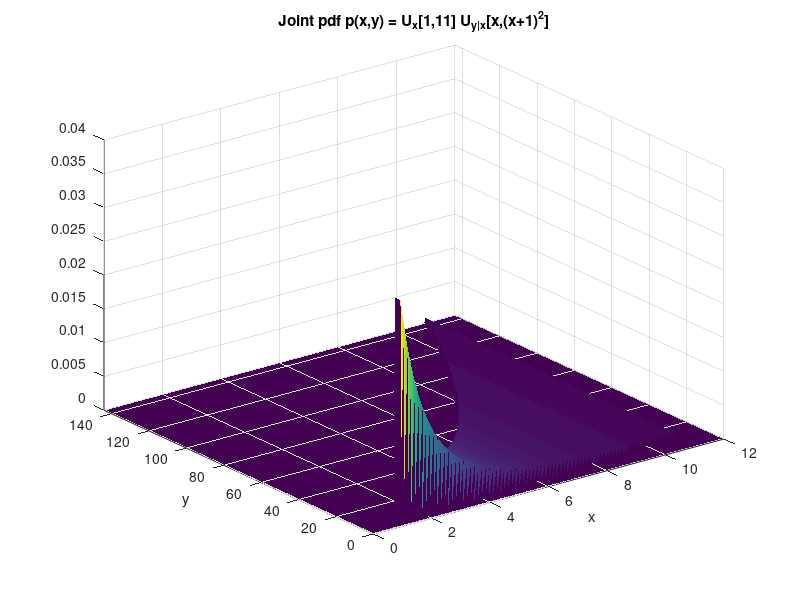
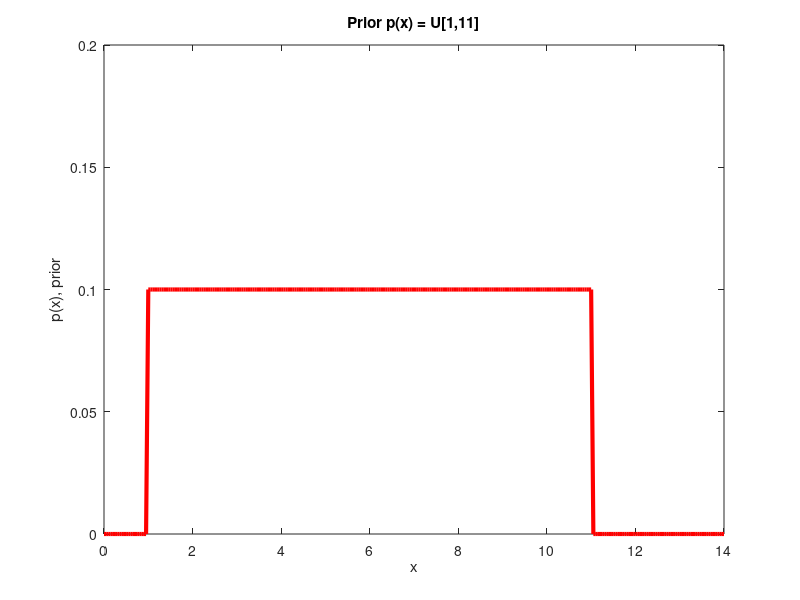
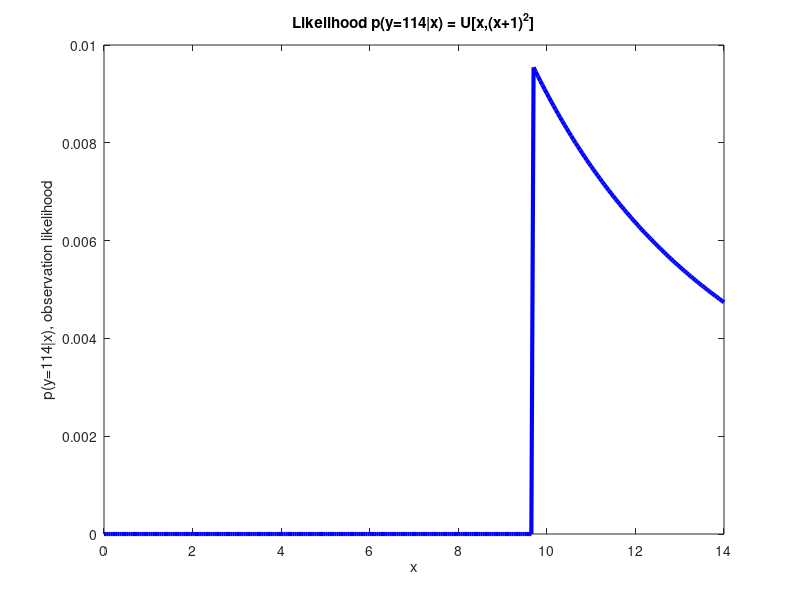
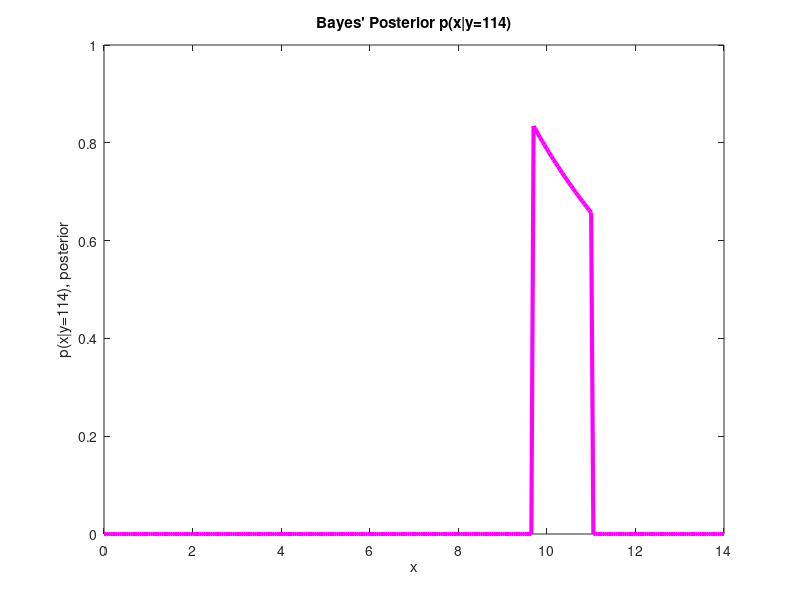

Write the MATLAB code that produced these figures, in order.
%lec14_conditionalpdfBayesRuledemo.m

clc,clear,close all

rng(300)

%% Case 1: uniform slanted slab
% xrange = 0:0.01:13;
% yrange = 0:0.01:17;
% 
% [X,Y]=meshgrid(xrange,yrange);
% 
% XY = [X(:),Y(:)];
% 
% pX = pdf('unif',X(:),1,11);
% pY_X = pdf('unif',Y(:),X(:),X(:)+5);
% 
% pXYjoint = pX.*pY_X;
% figure(),
% surf(X,Y,reshape(pXYjoint,size(X)),'EdgeColor','none')

%% Case 2: more complex pdf with y bounds depending quadratically on x
dx=0.05;
xrange = 0:dx:14;
yrange = 0:dx:13^2;

[X,Y]=meshgrid(xrange,yrange);

XY = [X(:),Y(:)];

pX = pdf('unif',X(:),1,11);
pY_X = pdf('unif',Y(:),X(:),(X(:)+1).^2);

pXYjoint = pX.*pY_X;
figure(),
surf(X,Y,reshape(pXYjoint,size(X)),'EdgeColor','none')
xlim([0 12])
ylim([0 12^2])
xlabel('x')
ylabel('y')
title('Joint pdf p(x,y) = U_x[1,11] U_{y|x}[x,(x+1)^2]')

%%show prior for x only
pxPrior = pdf('unif',xrange,1,11);
figure(),
plot(xrange,pxPrior,'r','LineWidth',3)
axis([0 14 0 0.2])
title('Prior p(x) = U[1,11]')
xlabel('x')
ylabel('p(x), prior')


%%find likelihood for given observation value of y
yobs = 114
py4_x = pdf('unif',yobs,xrange,(xrange+1).^2);
figure(),
plot(xrange,py4_x,'b','LineWidth',3)
xlim([0 14])
title(['Likelihood p(y=',num2str(yobs),'|x) = U[x,(x+1)^2]'])
xlabel('x')
ylabel(['p(y=',num2str(yobs),'|x), observation likelihood'])

%%show posterior for x
pxPost_num = pxPrior.*py4_x;
pxPost_den = sum(pxPost_num)*dx;
pxPost = pxPost_num./pxPost_den; 
figure(),
plot(xrange,pxPost,'m','LineWidth',3)
xlabel('x')
ylabel(['p(x|y=',num2str(yobs),'), posterior'])
title(['Bayes'' Posterior p(x|y=',num2str(yobs),')'])

